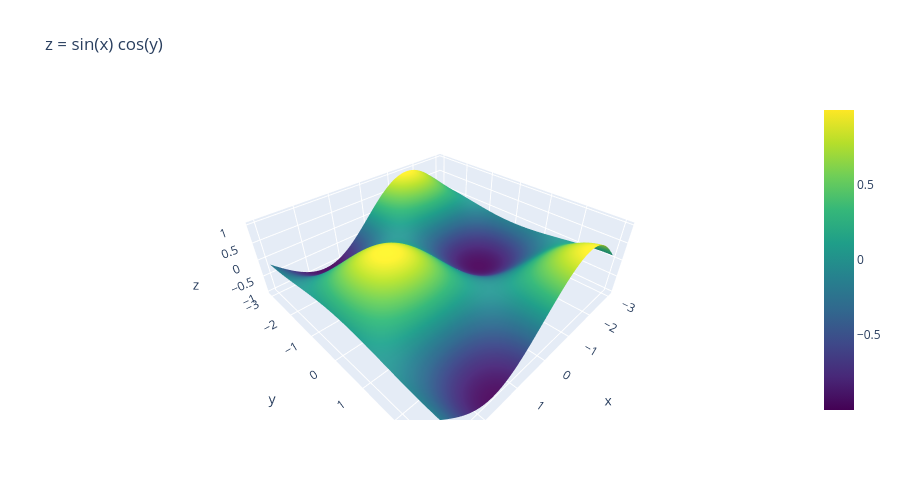

The cell this chart's notebook holds for it:
### Markdown cell above
## 4. 3D 曲面图

二元函数 $z = \sin(x)\cos(y)$——在 RL 里这就是价值函数/损失曲面的迷你版；
旋转它，直观理解「曲面」这个概念（以后看 loss landscape 论文图就不慌了）。

### Code cell
x = np.linspace(-3, 3, 80)
yv = np.linspace(-3, 3, 80)
Xg, Yg = np.meshgrid(x, yv)
Z = np.sin(Xg) * np.cos(Yg)

fig = go.Figure(go.Surface(x=x, y=yv, z=Z, colorscale="Viridis"))
fig.update_layout(title="z = sin(x) cos(y)", height=500,
                  scene=dict(xaxis_title="x", yaxis_title="y", zaxis_title="z"))
fig.show()
# 拖拽旋转、滚轮缩放

### Figure 1 — Plotly figure (JSON) as saved in the notebook; plotly's stock layout.template omitted (floating-point values rounded to 4 significant figures; data arrays with more than 128 entries replaced by an {"elided": "..."} marker saying what was removed)
{"data": [{"colorscale": [[0.0, "#440154"], [0.1111, "#482878"], [0.2222, "#3e4989"], [0.3333, "#31688e"], [0.4444, "#26828e"], [0.5556, "#1f9e89"], [0.6667, "#35b779"], [0.7778, "#6ece58"], [0.8889, "#b5de2b"], [1.0, "#fde725"]], "type": "surface", "x": [-3.0, -2.924, -2.848, -2.772, -2.696, -2.62, -2.544, -2.468, -2.392, -2.316, -2.241, -2.165, -2.089, -2.013, -1.937, -1.861, -1.785, -1.709, -1.633, -1.557, -1.481, -1.405, -1.329, -1.253, -1.177, -1.101, -1.025, -0.9494, -0.8734, -0.7975, -0.7215, -0.6456, -0.5696, -0.4937, -0.4177, -0.3418, -0.2658, -0.1899, -0.1139, -0.03797, 0.03797, 0.1139, 0.1899, 0.2658, 0.3418, 0.4177, 0.4937, 0.5696, 0.6456, 0.7215, 0.7975, 0.8734, 0.9494, 1.025, 1.101, 1.177, 1.253, 1.329, 1.405, 1.481, 1.557, 1.633, 1.709, 1.785, 1.861, 1.937, 2.013, 2.089, 2.165, 2.241, 2.316, 2.392, 2.468, 2.544, 2.62, 2.696, 2.772, 2.848, 2.924, 3.0], "y": [-3.0, -2.924, -2.848, -2.772, -2.696, -2.62, -2.544, -2.468, -2.392, -2.316, -2.241, -2.165, -2.089, -2.013, -1.937, -1.861, -1.785, -1.709, -1.633, -1.557, -1.481, -1.405, -1.329, -1.253, -1.177, -1.101, -1.025, -0.9494, -0.8734, -0.7975, -0.7215, -0.6456, -0.5696, -0.4937, -0.4177, -0.3418, -0.2658, -0.1899, -0.1139, -0.03797, 0.03797, 0.1139, 0.1899, 0.2658, 0.3418, 0.4177, 0.4937, 0.5696, 0.6456, 0.7215, 0.7975, 0.8734, 0.9494, 1.025, 1.101, 1.177, 1.253, 1.329, 1.405, 1.481, 1.557, 1.633, 1.709, 1.785, 1.861, 1.937, 2.013, 2.089, 2.165, 2.241, 2.316, 2.392, 2.468, 2.544, 2.62, 2.696, 2.772, 2.848, 2.924, 3.0], "z": {"elided": "80x80 float values"}}], "layout": {"height": 500, "scene": {"xaxis": {"title": {"text": "x"}}, "yaxis": {"title": {"text": "y"}}, "zaxis": {"title": {"text": "z"}}}, "title": {"text": "z = sin(x) cos(y)"}}}
